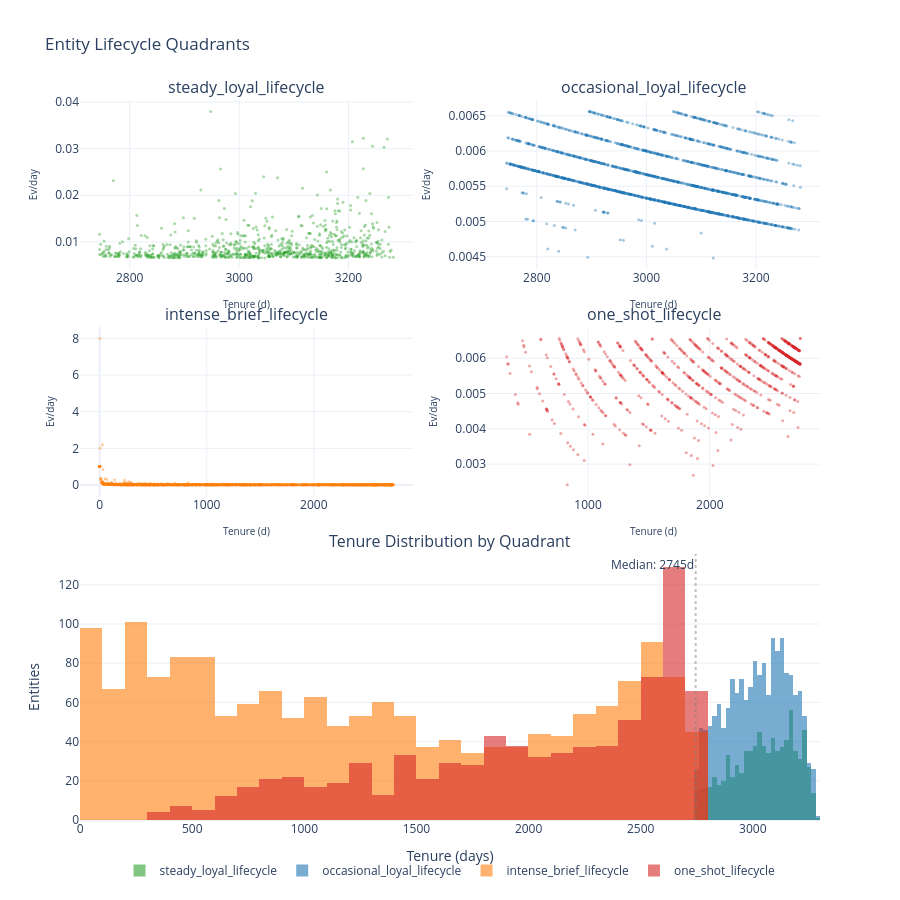

This figure's notebook cell:
### Code cell
# Combined panel: small multiples (top 2x2) + tenure histogram (bottom)
fig = make_subplots(
    rows=3, cols=2,
    subplot_titles=[*quadrant_order, "Tenure Distribution by Quadrant", ""],
    specs=[[{}, {}], [{}, {}], [{"colspan": 2}, None]],
    vertical_spacing=0.08, horizontal_spacing=0.10,
    row_heights=[0.28, 0.28, 0.44],
)

# Top 2x2: scatter per quadrant
positions = [(1, 1), (1, 2), (2, 1), (2, 2)]
for (row, col), q in zip(positions, quadrant_order):
    subset = lifecycles[lifecycles["lifecycle_quadrant"] == q]
    fig.add_trace(go.Scatter(
        x=subset["duration_days"], y=subset["intensity"],
        mode="markers", marker=dict(color=quadrant_colors[q], opacity=0.4, size=3),
        showlegend=False,
    ), row=row, col=col)
    fig.update_xaxes(title_text="Tenure (d)", title_font_size=10, row=row, col=col)
    fig.update_yaxes(title_text="Ev/day", title_font_size=10, row=row, col=col)

# Bottom: overlaid tenure histograms
for q in quadrant_order:
    subset = lifecycles[lifecycles["lifecycle_quadrant"] == q]
    fig.add_trace(go.Histogram(
        x=subset["duration_days"], nbinsx=40, name=q,
        marker_color=quadrant_colors[q], opacity=0.6,
    ), row=3, col=1)

fig.add_vline(x=tenure_median, line_dash="dot", line_color="gray", opacity=0.5,
              row=3, col=1, annotation_text=f"Median: {tenure_median:.0f}d",
              annotation_position="top left")

fig.update_layout(
    barmode="overlay", template="plotly_white", height=900,
    title="Entity Lifecycle Quadrants",
    legend=dict(orientation="h", yanchor="top", y=-0.05, xanchor="center", x=0.5),
    margin=dict(b=80),
)
fig.update_xaxes(title_text="Tenure (days)", row=3, col=1)
fig.update_yaxes(title_text="Entities", row=3, col=1)
display_figure(fig)

### Figure 1 — Plotly figure (JSON) as saved in the notebook; plotly's stock layout.template omitted (floating-point values rounded to 4 significant figures; data arrays with more than 128 entries replaced by an {"elided": "..."} marker saying what was removed)
{"data": [{"marker": {"color": "#2ca02c", "opacity": 0.4, "size": 3}, "mode": "markers", "showlegend": false, "type": "scatter", "x": {"elided": "822 int values"}, "xaxis": "x", "y": {"elided": "822 float values"}, "yaxis": "y"}, {"marker": {"color": "#1f77b4", "opacity": 0.4, "size": 3}, "mode": "markers", "showlegend": false, "type": "scatter", "x": {"elided": "1681 int values"}, "xaxis": "x2", "y": {"elided": "1681 float values"}, "yaxis": "y2"}, {"marker": {"color": "#ff7f0e", "opacity": 0.4, "size": 3}, "mode": "markers", "showlegend": false, "type": "scatter", "x": {"elided": "1677 int values"}, "xaxis": "x3", "y": {"elided": "1677 float values"}, "yaxis": "y3"}, {"marker": {"color": "#d62728", "opacity": 0.4, "size": 3}, "mode": "markers", "showlegend": false, "type": "scatter", "x": {"elided": "818 int values"}, "xaxis": "x4", "y": {"elided": "818 float values"}, "yaxis": "y4"}, {"marker": {"color": "#2ca02c"}, "name": "steady_loyal_lifecycle", "nbinsx": 40, "opacity": 0.6, "type": "histogram", "x": {"elided": "822 int values"}, "xaxis": "x5", "yaxis": "y5"}, {"marker": {"color": "#1f77b4"}, "name": "occasional_loyal_lifecycle", "nbinsx": 40, "opacity": 0.6, "type": "histogram", "x": {"elided": "1681 int values"}, "xaxis": "x5", "yaxis": "y5"}, {"marker": {"color": "#ff7f0e"}, "name": "intense_brief_lifecycle", "nbinsx": 40, "opacity": 0.6, "type": "histogram", "x": {"elided": "1677 int values"}, "xaxis": "x5", "yaxis": "y5"}, {"marker": {"color": "#d62728"}, "name": "one_shot_lifecycle", "nbinsx": 40, "opacity": 0.6, "type": "histogram", "x": {"elided": "818 int values"}, "xaxis": "x5", "yaxis": "y5"}], "layout": {"annotations": [{"font": {"size": 16}, "showarrow": false, "text": "steady_loyal_lifecycle", "x": 0.225, "xanchor": "center", "xref": "paper", "y": 1.0, "yanchor": "bottom", "yref": "paper"}, {"font": {"size": 16}, "showarrow": false, "text": "occasional_loyal_lifecycle", "x": 0.775, "xanchor": "center", "xref": "paper", "y": 1.0, "yanchor": "bottom", "yref": "paper"}, {"font": {"size": 16}, "showarrow": false, "text": "intense_brief_lifecycle", "x": 0.225, "xanchor": "center", "xref": "paper", "y": 0.6848, "yanchor": "bottom", "yref": "paper"}, {"font": {"size": 16}, "showarrow": false, "text": "one_shot_lifecycle", "x": 0.775, "xanchor": "center", "xref": "paper", "y": 0.6848, "yanchor": "bottom", "yref": "paper"}, {"font": {"size": 16}, "showarrow": false, "text": "Tenure Distribution by Quadrant", "x": 0.5, "xanchor": "center", "xref": "paper", "y": 0.3696, "yanchor": "bottom", "yref": "paper"}, {"showarrow": false, "text": "Median: 2745d", "x": 2745.0, "xanchor": "right", "xref": "x5", "y": 1, "yanchor": "top", "yref": "y5 domain"}], "barmode": "overlay", "height": 900, "legend": {"orientation": "h", "x": 0.5, "xanchor": "center", "y": -0.05, "yanchor": "top"}, "margin": {"b": 80}, "shapes": [{"line": {"color": "gray", "dash": "dot"}, "opacity": 0.5, "type": "line", "x0": 2745.0, "x1": 2745.0, "xref": "x5", "y0": 0, "y1": 1, "yref": "y5 domain"}], "title": {"text": "Entity Lifecycle Quadrants"}, "xaxis": {"anchor": "y", "domain": [0.0, 0.45], "title": {"font": {"size": 10}, "text": "Tenure (d)"}}, "xaxis2": {"anchor": "y2", "domain": [0.55, 1.0], "title": {"font": {"size": 10}, "text": "Tenure (d)"}}, "xaxis3": {"anchor": "y3", "domain": [0.0, 0.45], "title": {"font": {"size": 10}, "text": "Tenure (d)"}}, "xaxis4": {"anchor": "y4", "domain": [0.55, 1.0], "title": {"font": {"size": 10}, "text": "Tenure (d)"}}, "xaxis5": {"anchor": "y5", "domain": [0.0, 1.0], "title": {"text": "Tenure (days)"}}, "yaxis": {"anchor": "x", "domain": [0.7648, 1.0], "title": {"font": {"size": 10}, "text": "Ev/day"}}, "yaxis2": {"anchor": "x2", "domain": [0.7648, 1.0], "title": {"font": {"size": 10}, "text": "Ev/day"}}, "yaxis3": {"anchor": "x3", "domain": [0.4496, 0.6848], "title": {"font": {"size": 10}, "text": "Ev/day"}}, "yaxis4": {"anchor": "x4", "domain": [0.4496, 0.6848], "title": {"font": {"size": 10}, "text": "Ev/day"}}, "yaxis5": {"anchor": "x5", "domain": [0.0, 0.3696], "title": {"text": "Entities"}}}}
